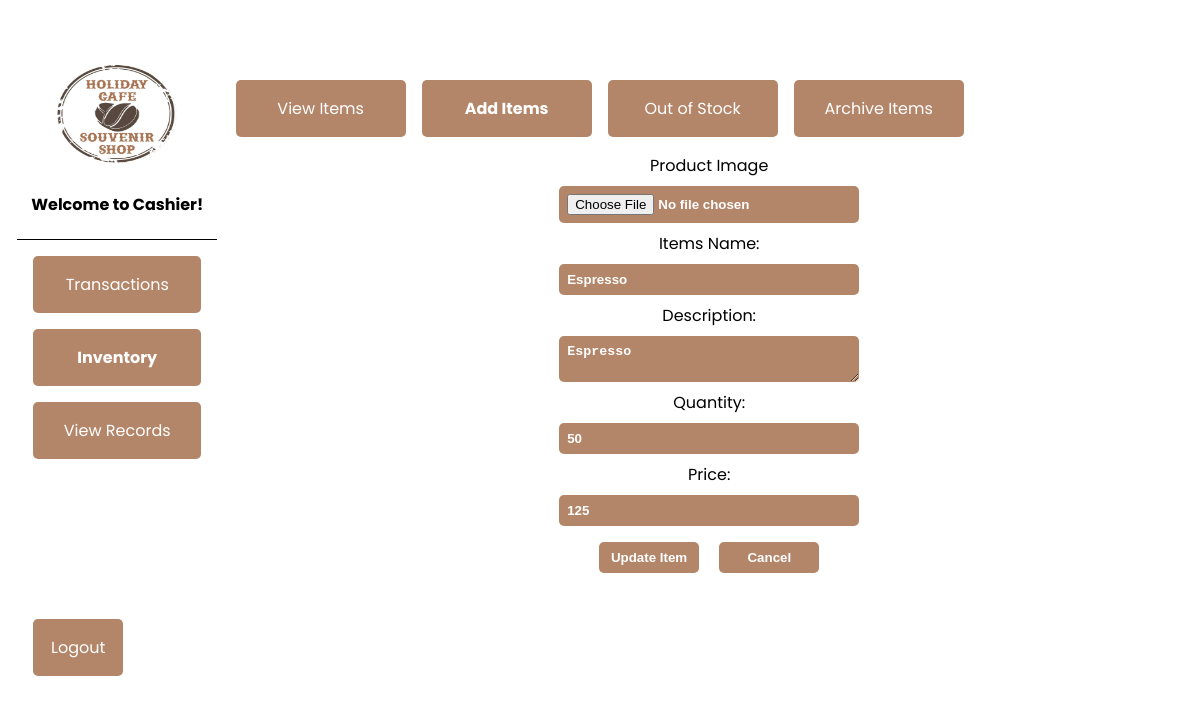
The app's page /inventory/update_inventory.php?id=11 with its own data.
### tables this page shows
CREATE TABLE `tbl_inventory` (
  `item_id` int(10) NOT NULL,
  `item_name` varchar(255) NOT NULL,
  `quantity` int(11) NOT NULL,
  `price` int(11) NOT NULL,
  `image` varchar(255) NOT NULL,
  `description` varchar(255) NOT NULL,
  `status` varchar(50) NOT NULL
);

### inventory/update_inventory.php (the view, shortened to what this page needs)
<?php
include "../dbcon.php";
$id = $_GET['id'] ?? null;
$statement = $pdo->prepare('SELECT * FROM tbl_inventory where item_id = :id');
$statement->bindValue(':id', $id);
$statement->execute();
$item_detail = $statement->fetch(PDO::FETCH_ASSOC);
$item_name = $item_detail['item_name'];
$description = $item_detail['description'];
$quantity = $item_detail['quantity'];
$price = $item_detail['price'];
?>
<!DOCTYPE html>
<html lang="en">
  <head>
    <link rel="stylesheet" href="../css/index.css" />
  </head>
  <body>
    <div class="admin-main">
      <div class="admin-image">
        <img
          src="../images/logo_cafe.png"
          alt="admin logo"
          width="120"
          height="100"
        />
        <?php if ($_SESSION["Roles"] == 'admin'): ?>
          <h4>Holiday Cofe and Souvenir Shop</h4>
        <?php else: ?>
          <h4>Welcome to Cashier!</h4>
        <?php endif;?>
      </div>
      <ul>
        <li><a href="../order/order.php">Transactions</a></li>
        <li class="disabled" ><a href="../inventory/inventory.php">Inventory</a></li>
        <li><a href="../view_orders/viewitem.php">View Records</a></li>
        <li class="logout"><a href="../logout.php">Logout</a></li>
      </ul>
    </div>
    <div class="admin-contents">
      <div class="navbar">
        <li><a href="inventory.php">View Items</a></li>
        <li class="disabled"><a href="">Add Items</a></li>
        <li><a href="out_stock.php">Out of Stock</a></li>
        <li><a href="archive_items.php">Archive Items</a></li>
      </div>
      <div class="add-form">
        <form method="POST" action="" enctype="multipart/form-data">
            <label class="form-label">Product Image</label>
            <input
              type="file"
              class="form-control"
              name="image"
              value="<?php echo $item_detail['image']; ?>"
            />
            <label for="">Items Name:</label>
            <input
              type="text"
              class="form-control"
              name="name"
              required
              value="<?php echo $item_name; ?>"
            />
            <label for="">Description:</label>
            <textarea
              type="text"
              class="form-control"
              name="description"
              required><?php echo $description; ?></textarea>
            <label for="">Quantity:</label>
            <input
              type="number"
              min="0"
              class="form-control"
              name="quantity"
              required
              value="<?php echo $quantity; ?>"
            />
            <label for="">Price:</label>
            <input
              type="number"
              min="0"
              class="form-control"
              name="price"
              required
              value="<?php echo $price; ?>"
            />
          <div class="buttons-form">
            <input type="submit" class="btn" value="Update Item" />
            <input type="reset" class="btn" value="Cancel" />
          </div>
        </form>
      </div>
    </div>
  </body>
</html>

### css/index.css (style rules this page uses)
* { box-sizing: border-box; }
body { box-sizing: border-box; margin: 0.5rem; margin-top: 4rem; font-family: 'Poppins', sans-serif; display: flex; justify-content: space-around; }
.disabled { pointer-events:none; opacity: 1; font-weight: bold; }
.admin-main ul { list-style-type: none; margin: 0; padding: 0; width: 200px; }
.admin-main li a { display: block; color: white; text-decoration: none; }
.admin-main li { text-align: center; margin: 1rem; border-radius: 5px; background-color: rgb(180, 134, 105); }
.admin-main .admin-image { width: 200px; text-align: center; border-bottom: 1px solid black; }
.admin-main .logout { margin-top: 10rem; width: 90px; }
.admin-contents { width: 80%; }
.admin-contents li a { display: block; color: white; text-decoration: none; }
.admin-contents li { width: 170px; list-style-type: none; text-align: center; margin: 1rem 1rem 1rem 0; border-radius: 5px; background-color: rgb(180, 134, 105); }
.admin-contents .navbar { display: flex; justify-content: flex-start; }
.add-form { width: 80%; margin: auto; }
.add-form form { width: 100%; margin: auto; display: flex; flex-direction: column; text-align: left; align-items: center; }
.add-form form select, .add-form form input, .add-form form textarea { margin: 0.5rem; padding: 0.5rem; width: 300px; border-radius: 5px; background-color: rgb(180, 134, 105); font-weight: bold; color: white; border: none; }
.add-form .btn { width: 100px; }
ul li, .navbar li { padding: 1rem; }

### records on screen
tbl_inventory: name "Espresso", description "Espresso", quantity "50", price "125"
